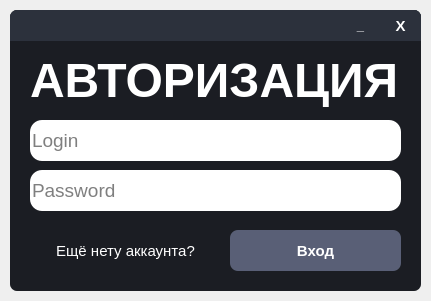
<?xml version="1.0" encoding="UTF-8"?>
<ui version="4.0">
 <class>MainWindow</class>
 <widget class="QMainWindow" name="MainWindow">
  <property name="geometry">
   <rect>
    <x>0</x>
    <y>0</y>
    <width>431</width>
    <height>301</height>
   </rect>
  </property>
  <property name="windowTitle">
   <string>MainWindow</string>
  </property>
  <widget class="QWidget" name="centralwidget">
   <widget class="QFrame" name="Window">
    <property name="geometry">
     <rect>
      <x>10</x>
      <y>10</y>
      <width>411</width>
      <height>281</height>
     </rect>
    </property>
    <property name="styleSheet">
     <string notr="true">QFrame{
	border-radius: 7px;
	background-color: #1B1D23;
}</string>
    </property>
    <property name="frameShape">
     <enum>QFrame::StyledPanel</enum>
    </property>
    <property name="frameShadow">
     <enum>QFrame::Raised</enum>
    </property>
    <widget class="QFrame" name="WindowFrame">
     <property name="geometry">
      <rect>
       <x>0</x>
       <y>0</y>
       <width>411</width>
       <height>31</height>
      </rect>
     </property>
     <property name="styleSheet">
      <string notr="true">QFrame{
	border-bottom-left-radius: 0px;
	border-bottom-right-radius: 0px;
	background-color: #2C313C;
}</string>
     </property>
     <property name="frameShape">
      <enum>QFrame::StyledPanel</enum>
     </property>
     <property name="frameShadow">
      <enum>QFrame::Raised</enum>
     </property>
     <widget class="QPushButton" name="CloseWindowButton">
      <property name="geometry">
       <rect>
        <x>370</x>
        <y>0</y>
        <width>41</width>
        <height>31</height>
       </rect>
      </property>
      <property name="font">
       <font>
        <pointsize>11</pointsize>
        <weight>75</weight>
        <bold>true</bold>
       </font>
      </property>
      <property name="cursor">
       <cursorShape>PointingHandCursor</cursorShape>
      </property>
      <property name="styleSheet">
       <string notr="true">QPushButton{
	color: white;
	border: none;
	border-top-right-radius: 7px;
	background-color: #2C313C;
}

QPushButton:hover{
	background-color: #45494D;
}

QPushButton:pressed{
	color: #EA2F4E;
}</string>
      </property>
      <property name="text">
       <string>X</string>
      </property>
     </widget>
     <widget class="QPushButton" name="MinimizeWindowButton">
      <property name="geometry">
       <rect>
        <x>330</x>
        <y>0</y>
        <width>41</width>
        <height>31</height>
       </rect>
      </property>
      <property name="font">
       <font>
        <pointsize>10</pointsize>
        <weight>75</weight>
        <bold>true</bold>
       </font>
      </property>
      <property name="cursor">
       <cursorShape>PointingHandCursor</cursorShape>
      </property>
      <property name="styleSheet">
       <string notr="true">QPushButton{
	color: white;
	border: none;
	border-top-right-radius: 7px;
	background-color: #2C313C;
}

QPushButton:hover{
	background-color: #45494D;
}

QPushButton:pressed{
	color: #EA2F4E;
}</string>
      </property>
      <property name="text">
       <string>_</string>
      </property>
      <property name="default">
       <bool>false</bool>
      </property>
     </widget>
    </widget>
    <widget class="QLabel" name="Label">
     <property name="geometry">
      <rect>
       <x>20</x>
       <y>40</y>
       <width>371</width>
       <height>61</height>
      </rect>
     </property>
     <property name="sizePolicy">
      <sizepolicy hsizetype="Minimum" vsizetype="Fixed">
       <horstretch>0</horstretch>
       <verstretch>0</verstretch>
      </sizepolicy>
     </property>
     <property name="font">
      <font>
       <pointsize>36</pointsize>
       <weight>75</weight>
       <italic>false</italic>
       <bold>true</bold>
       <underline>false</underline>
       <strikeout>false</strikeout>
       <kerning>true</kerning>
      </font>
     </property>
     <property name="styleSheet">
      <string notr="true">QLabel{
	color: white;
}</string>
     </property>
     <property name="text">
      <string>АВТОРИЗАЦИЯ</string>
     </property>
    </widget>
    <widget class="QLineEdit" name="LoginLineEdit">
     <property name="geometry">
      <rect>
       <x>20</x>
       <y>110</y>
       <width>371</width>
       <height>41</height>
      </rect>
     </property>
     <property name="font">
      <font>
       <pointsize>14</pointsize>
      </font>
     </property>
     <property name="styleSheet">
      <string notr="true">QLineEdit{
	border-radius: 12px;
}</string>
     </property>
     <property name="inputMethodHints">
      <set>Qt::ImhNone</set>
     </property>
     <property name="inputMask">
      <string/>
     </property>
     <property name="text">
      <string/>
     </property>
     <property name="frame">
      <bool>false</bool>
     </property>
     <property name="placeholderText">
      <string>Login</string>
     </property>
     <property name="cursorMoveStyle">
      <enum>Qt::LogicalMoveStyle</enum>
     </property>
    </widget>
    <widget class="QLineEdit" name="PasswordLineEdit">
     <property name="geometry">
      <rect>
       <x>20</x>
       <y>160</y>
       <width>331</width>
       <height>41</height>
      </rect>
     </property>
     <property name="font">
      <font>
       <pointsize>14</pointsize>
      </font>
     </property>
     <property name="styleSheet">
      <string notr="true">QLineEdit{
	border-bottom-right-radius: 0px;
	border-top-right-radius: 0px;
	border-bottom-left-radius: 12px;
	border-top-left-radius: 12px;
}</string>
     </property>
     <property name="inputMask">
      <string/>
     </property>
     <property name="text">
      <string/>
     </property>
     <property name="frame">
      <bool>false</bool>
     </property>
     <property name="echoMode">
      <enum>QLineEdit::Password</enum>
     </property>
     <property name="dragEnabled">
      <bool>false</bool>
     </property>
     <property name="readOnly">
      <bool>false</bool>
     </property>
     <property name="placeholderText">
      <string>Password</string>
     </property>
    </widget>
    <widget class="QPushButton" name="AuthorizationButton">
     <property name="geometry">
      <rect>
       <x>220</x>
       <y>220</y>
       <width>171</width>
       <height>41</height>
      </rect>
     </property>
     <property name="font">
      <font>
       <pointsize>11</pointsize>
       <weight>75</weight>
       <bold>true</bold>
      </font>
     </property>
     <property name="cursor">
      <cursorShape>PointingHandCursor</cursorShape>
     </property>
     <property name="styleSheet">
      <string notr="true">QPushButton{
	color: white;
	border-radius: 8px;
	background-color: #595F76;
}

QPushButton:hover{
	background-color: #50566E;
}

QPushButton:pressed{
	background-color: #434965;
}</string>
     </property>
     <property name="text">
      <string>Вход</string>
     </property>
    </widget>
    <widget class="QPushButton" name="AskButton">
     <property name="geometry">
      <rect>
       <x>40</x>
       <y>230</y>
       <width>151</width>
       <height>21</height>
      </rect>
     </property>
     <property name="font">
      <font>
       <pointsize>11</pointsize>
       <weight>50</weight>
       <bold>false</bold>
       <underline>false</underline>
       <strikeout>false</strikeout>
      </font>
     </property>
     <property name="cursor">
      <cursorShape>PointingHandCursor</cursorShape>
     </property>
     <property name="styleSheet">
      <string notr="true">QPushButton{
	color: white;
	border: none;
}

QPushButton:hover{
	color: #ebebeb;
}

QPushButton:pressed{
	color: white;
}</string>
     </property>
     <property name="text">
      <string>Eщё нету аккаунта?</string>
     </property>
    </widget>
    <widget class="QFrame" name="frame">
     <property name="geometry">
      <rect>
       <x>350</x>
       <y>160</y>
       <width>41</width>
       <height>41</height>
      </rect>
     </property>
     <property name="styleSheet">
      <string notr="true">QFrame{
	border-bottom-right-radius: 12px;
	border-top-right-radius: 12px;
	border-bottom-left-radius: 0px;
	border-top-left-radius: 0px;
	background-color: white;
}</string>
     </property>
     <property name="frameShape">
      <enum>QFrame::StyledPanel</enum>
     </property>
     <property name="frameShadow">
      <enum>QFrame::Raised</enum>
     </property>
     <widget class="QPushButton" name="ShowPasswordButton">
      <property name="geometry">
       <rect>
        <x>0</x>
        <y>0</y>
        <width>41</width>
        <height>41</height>
       </rect>
      </property>
      <property name="styleSheet">
       <string notr="true">QPushButton{
	border: none;
}</string>
      </property>
      <property name="text">
       <string/>
      </property>
      <property name="icon">
       <iconset>
        <normaloff>../../Icons/eyeOn.png</normaloff>../../Icons/eyeOn.png</iconset>
      </property>
      <property name="iconSize">
       <size>
        <width>32</width>
        <height>32</height>
       </size>
      </property>
     </widget>
    </widget>
   </widget>
  </widget>
 </widget>
 <resources/>
 <connections/>
</ui>
